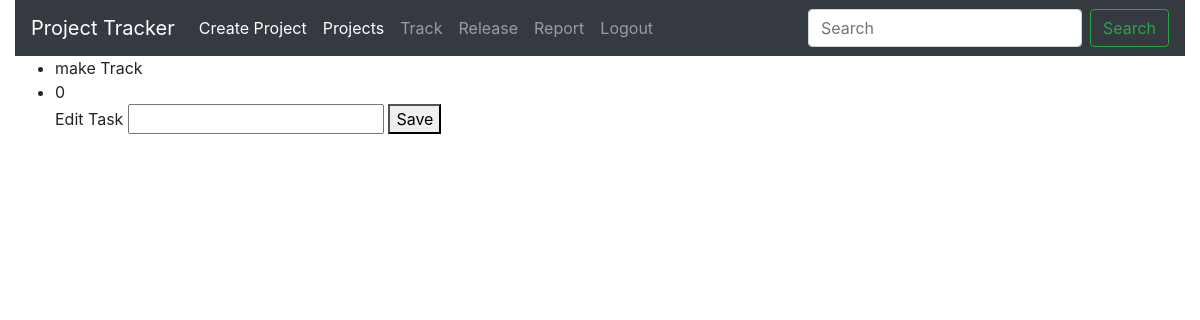
The app's page /4/task (signed in), older data.
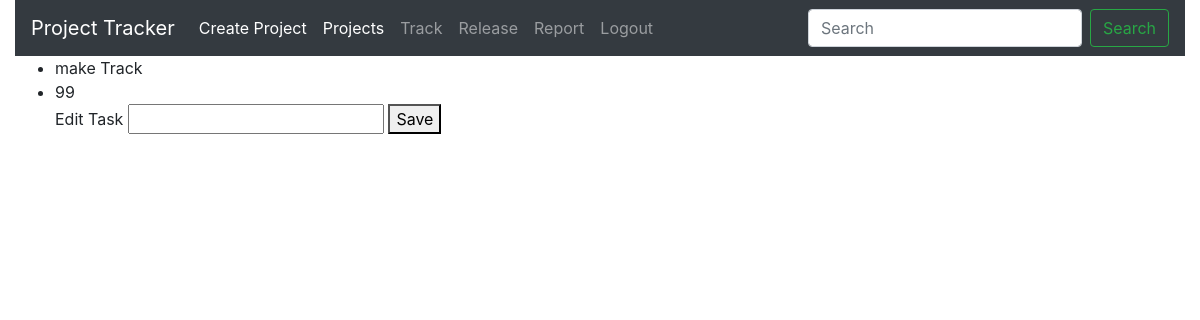
The same page, newer data.
### Pmanage/models.py (models this page shows)
class Tasks(models.Model):
    projectid=models.ForeignKey(Project,on_delete=models.CASCADE,name="Pid")
    taskname=models.CharField(max_length=64)
    taskpercentage=models.IntegerField(default=0)

### Pmanage/views.py (the view)
# urls.py: path('<int:id>/task',views.task,name="inditask"),
@login_required
def task(request,id):
    print(id)
    task_id=Tasks.objects.filter(id=id)
    print(task_id)
    return render(request, "Pmanage/task.html",{"projects":task_id})

### Pmanage/templates/Pmanage/task.html (shortened to what this page needs)
{% extends 'Pmanage/layout.html' %}
{% block body %}
{% for p in projects %}
<ul>
    <form action="{% url 'Ptask' p.id %}">
    <li>{{p.taskname}}</li>
    <li>{{p.taskpercentage}}</li>
    <label>Edit Task</label>
    <input type="number" id="percent" name="percentage"/>
    <button id="but" value="{{p.taskpercentage}}">Save</button>
    </form>
</ul>
{% endfor %}
{% endblock %}

Row changes from the older to the newer data that the page shows:
changed Tasks "make Track": taskpercentage "0" → "99"
